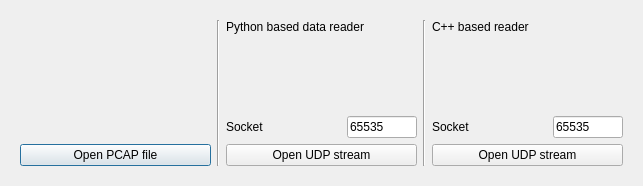
<?xml version="1.0" encoding="UTF-8"?>
<ui version="4.0">
 <class>dataSourceDialog</class>
 <widget class="QDialog" name="dataSourceDialog">
  <property name="geometry">
   <rect>
    <x>0</x>
    <y>0</y>
    <width>643</width>
    <height>186</height>
   </rect>
  </property>
  <property name="windowTitle">
   <string>Select data source</string>
  </property>
  <layout class="QGridLayout" name="gridLayout">
   <item row="0" column="0">
    <widget class="QWidget" name="widget" native="true">
     <property name="sizePolicy">
      <sizepolicy hsizetype="Expanding" vsizetype="Expanding">
       <horstretch>0</horstretch>
       <verstretch>0</verstretch>
      </sizepolicy>
     </property>
     <layout class="QGridLayout" name="gridLayout_2">
      <item row="0" column="0">
       <layout class="QHBoxLayout" name="horizontalLayout">
        <item>
         <layout class="QVBoxLayout" name="pcapReadout" stretch="0,0">
          <item>
           <spacer name="verticalSpacer">
            <property name="orientation">
             <enum>Qt::Vertical</enum>
            </property>
            <property name="sizeHint" stdset="0">
             <size>
              <width>20</width>
              <height>40</height>
             </size>
            </property>
           </spacer>
          </item>
          <item>
           <widget class="QPushButton" name="openPcapButton">
            <property name="text">
             <string>Open PCAP file</string>
            </property>
           </widget>
          </item>
         </layout>
        </item>
        <item>
         <widget class="Line" name="line">
          <property name="orientation">
           <enum>Qt::Vertical</enum>
          </property>
         </widget>
        </item>
        <item>
         <layout class="QVBoxLayout" name="pythonReadout">
          <item>
           <widget class="QLabel" name="label">
            <property name="text">
             <string>Python based data reader</string>
            </property>
           </widget>
          </item>
          <item>
           <spacer name="verticalSpacer_3">
            <property name="orientation">
             <enum>Qt::Vertical</enum>
            </property>
            <property name="sizeHint" stdset="0">
             <size>
              <width>20</width>
              <height>40</height>
             </size>
            </property>
           </spacer>
          </item>
          <item>
           <layout class="QHBoxLayout" name="horizontalLayout_2">
            <item>
             <widget class="QLabel" name="pySocketLabel">
              <property name="text">
               <string>Socket</string>
              </property>
             </widget>
            </item>
            <item>
             <widget class="QLineEdit" name="pySocket">
              <property name="sizePolicy">
               <sizepolicy hsizetype="Preferred" vsizetype="Fixed">
                <horstretch>0</horstretch>
                <verstretch>0</verstretch>
               </sizepolicy>
              </property>
              <property name="maximumSize">
               <size>
                <width>70</width>
                <height>16777215</height>
               </size>
              </property>
              <property name="text">
               <string>65535</string>
              </property>
             </widget>
            </item>
           </layout>
          </item>
          <item>
           <widget class="QPushButton" name="pythonInterpButton">
            <property name="text">
             <string>Open UDP stream</string>
            </property>
           </widget>
          </item>
         </layout>
        </item>
        <item>
         <widget class="Line" name="line_2">
          <property name="orientation">
           <enum>Qt::Vertical</enum>
          </property>
         </widget>
        </item>
        <item>
         <layout class="QVBoxLayout" name="cppReadout">
          <item>
           <widget class="QLabel" name="label_2">
            <property name="text">
             <string>C++ based reader</string>
            </property>
           </widget>
          </item>
          <item>
           <spacer name="verticalSpacer_2">
            <property name="orientation">
             <enum>Qt::Vertical</enum>
            </property>
            <property name="sizeHint" stdset="0">
             <size>
              <width>20</width>
              <height>40</height>
             </size>
            </property>
           </spacer>
          </item>
          <item>
           <layout class="QHBoxLayout" name="horizontalLayout_3">
            <item>
             <widget class="QLabel" name="cppSocketLabel">
              <property name="text">
               <string>Socket</string>
              </property>
             </widget>
            </item>
            <item>
             <widget class="QLineEdit" name="cppSocket">
              <property name="sizePolicy">
               <sizepolicy hsizetype="Preferred" vsizetype="Fixed">
                <horstretch>0</horstretch>
                <verstretch>0</verstretch>
               </sizepolicy>
              </property>
              <property name="maximumSize">
               <size>
                <width>70</width>
                <height>16777215</height>
               </size>
              </property>
              <property name="text">
               <string>65535</string>
              </property>
             </widget>
            </item>
           </layout>
          </item>
          <item>
           <widget class="QPushButton" name="cppInterpButton">
            <property name="text">
             <string>Open UDP stream</string>
            </property>
           </widget>
          </item>
         </layout>
        </item>
       </layout>
      </item>
     </layout>
    </widget>
   </item>
  </layout>
 </widget>
 <resources/>
 <connections/>
</ui>
